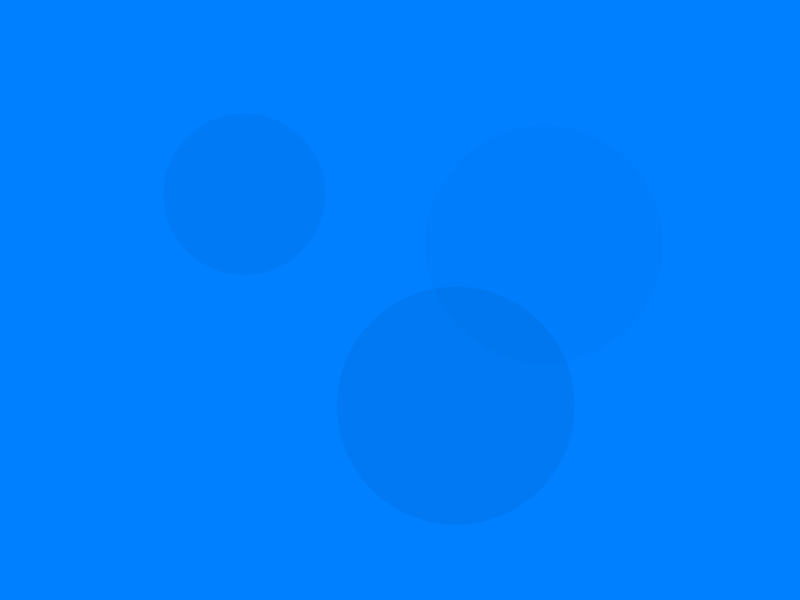
Frame 1 (no input)
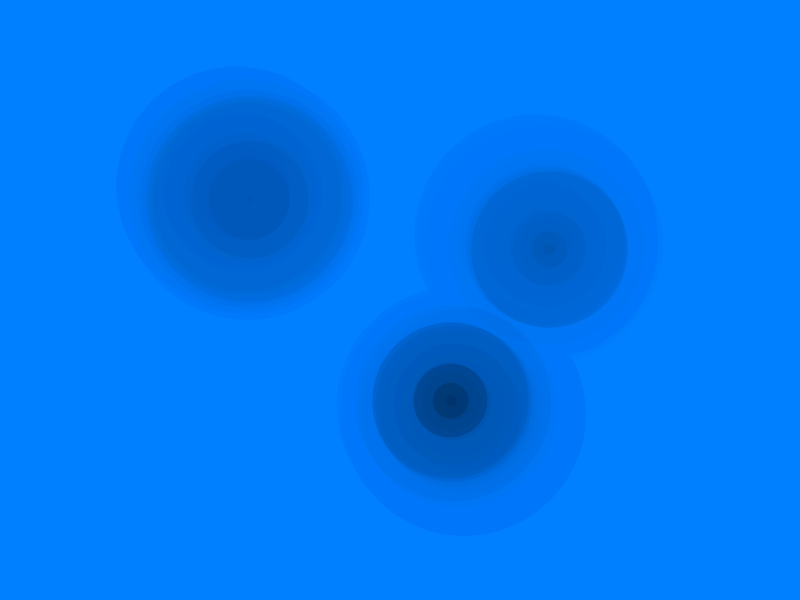
Frame 60 (the mouse pressed at the canvas centre just before this capture)
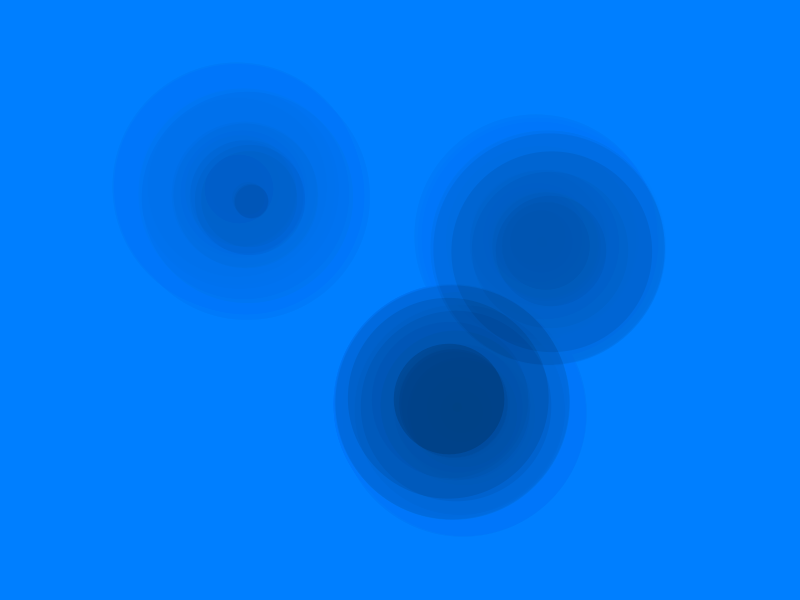
Frame 120 (the mouse held since frame 60 and released just before this capture)

The Processing sketch that drew these frames (run headless with seeded random() and noise(); from frame 60 on, the mouse is pressed at the canvas centre):

// Processing sketch: processing_45642
// ── processing_45642.pde

float thr = 0.4;

void setup(){
  size(800,600);
  background(0,127,255);
  smooth();
  frameRate(12);
  
  
}


void draw(){
  
    noStroke();
    fill(0,127,255,25);
    rect(0, 0, width, height);
    
    thr = thr + 0.01;
    float nz =100;
    nz = noise(thr)*nz;
    
  
  fill(0,0,0,10);
  float sz = random(250);
  ellipse ((width/4)+nz,(height/4)+nz,sz,sz);
  fill(0,0,0,random(50));
 float sz2 = random(250);
  ellipse ((width/4+300)-nz,(height/4+300)-nz,sz2,sz2);
   fill(0,0,0,random(20));
  ellipse ((width/4+300)+nz,(height/2-100)+nz,sz2,sz2);
  
  stroke(125,127,0);
  
  
}
